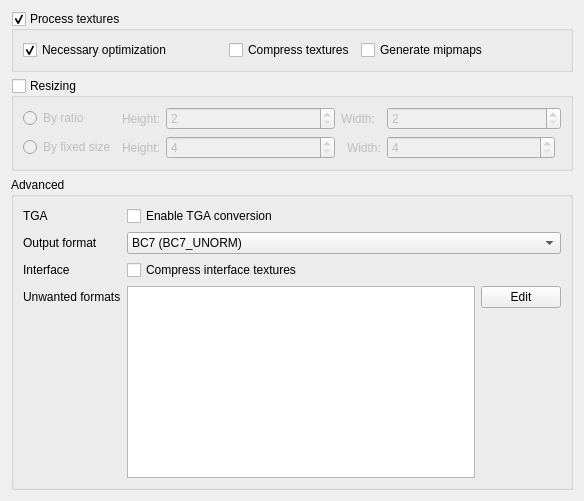
      <widget class="QWidget" name="texturesTab">
       <attribute name="title">
        <string>Textures</string>
       </attribute>
       <layout class="QVBoxLayout" name="verticalLayout_3">
        <item>
         <widget class="QGroupBox" name="texturesGroupBox">
          <property name="sizePolicy">
           <sizepolicy hsizetype="Expanding" vsizetype="Fixed">
            <horstretch>0</horstretch>
            <verstretch>0</verstretch>
           </sizepolicy>
          </property>
          <property name="title">
           <string>Process textures</string>
          </property>
          <property name="flat">
           <bool>true</bool>
          </property>
          <property name="checkable">
           <bool>true</bool>
          </property>
          <layout class="QHBoxLayout" name="horizontalLayout_2">
           <item>
            <widget class="QCheckBox" name="texturesNecessaryOptimizationCheckBox">
             <property name="sizePolicy">
              <sizepolicy hsizetype="Fixed" vsizetype="Fixed">
               <horstretch>0</horstretch>
               <verstretch>0</verstretch>
              </sizepolicy>
             </property>
             <property name="minimumSize">
              <size>
               <width>200</width>
               <height>0</height>
              </size>
             </property>
             <property name="cursor">
              <cursorShape>WhatsThisCursor</cursorShape>
             </property>
             <property name="toolTip">
              <string>&lt;html&gt;&lt;head/&gt;&lt;body&gt;&lt;p&gt;Converts any TGA files into DDS, as SSE cannot read these. Attempts to convert and fix any textures that would crash the game, as some older formats are incompatible with SSE.&lt;/p&gt;&lt;/body&gt;&lt;/html&gt;</string>
             </property>
             <property name="text">
              <string>Necessary optimization</string>
             </property>
             <property name="checked">
              <bool>true</bool>
             </property>
            </widget>
           </item>
           <item>
            <widget class="QCheckBox" name="texturesCompressCheckBox">
             <property name="cursor">
              <cursorShape>WhatsThisCursor</cursorShape>
             </property>
             <property name="toolTip">
              <string>&lt;html&gt;&lt;head/&gt;&lt;body&gt;&lt;p&gt;Compresses uncompressed textures to the configured output format. It is recommended for SSE and FO4, but may highly decrease quality for other games.&lt;/p&gt;&lt;/body&gt;&lt;/html&gt;</string>
             </property>
             <property name="text">
              <string>Compress textures</string>
             </property>
            </widget>
           </item>
           <item>
            <widget class="QCheckBox" name="texturesMipmapCheckBox">
             <property name="sizePolicy">
              <sizepolicy hsizetype="Fixed" vsizetype="Fixed">
               <horstretch>0</horstretch>
               <verstretch>0</verstretch>
              </sizepolicy>
             </property>
             <property name="minimumSize">
              <size>
               <width>200</width>
               <height>0</height>
              </size>
             </property>
             <property name="font">
              <font>
               <weight>50</weight>
               <bold>false</bold>
               <kerning>true</kerning>
              </font>
             </property>
             <property name="cursor">
              <cursorShape>WhatsThisCursor</cursorShape>
             </property>
             <property name="toolTip">
              <string>&lt;html&gt;&lt;head/&gt;&lt;body&gt;&lt;p&gt;Generates mipmaps for textures, improving the performance at the cost of higher disk and vram usage.&lt;/p&gt;&lt;/body&gt;&lt;/html&gt;</string>
             </property>
             <property name="text">
              <string>Generate mipmaps</string>
             </property>
             <property name="checked">
              <bool>false</bool>
             </property>
            </widget>
           </item>
          </layout>
         </widget>
        </item>
        <item>
         <widget class="QGroupBox" name="texturesResizingGroupBox">
          <property name="title">
           <string>Resizing</string>
          </property>
          <property name="checkable">
           <bool>true</bool>
          </property>
          <property name="checked">
           <bool>false</bool>
          </property>
          <layout class="QGridLayout" name="gridLayout">
           <item row="0" column="1">
            <widget class="QLabel" name="label_15">
             <property name="sizePolicy">
              <sizepolicy hsizetype="Maximum" vsizetype="Preferred">
               <horstretch>0</horstretch>
               <verstretch>0</verstretch>
              </sizepolicy>
             </property>
             <property name="text">
              <string>Height:</string>
             </property>
            </widget>
           </item>
           <item row="0" column="3" colspan="2">
            <widget class="QLabel" name="label_16">
             <property name="sizePolicy">
              <sizepolicy hsizetype="Maximum" vsizetype="Preferred">
               <horstretch>0</horstretch>
               <verstretch>0</verstretch>
              </sizepolicy>
             </property>
             <property name="text">
              <string>Width:</string>
             </property>
            </widget>
           </item>
           <item row="1" column="2">
            <widget class="QSpinBox" name="texturesResizingBySizeHeight">
             <property name="sizePolicy">
              <sizepolicy hsizetype="MinimumExpanding" vsizetype="Fixed">
               <horstretch>0</horstretch>
               <verstretch>0</verstretch>
              </sizepolicy>
             </property>
             <property name="minimum">
              <number>4</number>
             </property>
             <property name="maximum">
              <number>4096</number>
             </property>
            </widget>
           </item>
           <item row="1" column="5">
            <widget class="QSpinBox" name="texturesResizingBySizeWidth">
             <property name="sizePolicy">
              <sizepolicy hsizetype="MinimumExpanding" vsizetype="Fixed">
               <horstretch>0</horstretch>
               <verstretch>0</verstretch>
              </sizepolicy>
             </property>
             <property name="minimum">
              <number>4</number>
             </property>
             <property name="maximum">
              <number>4096</number>
             </property>
            </widget>
           </item>
           <item row="1" column="4">
            <widget class="QLabel" name="label_18">
             <property name="sizePolicy">
              <sizepolicy hsizetype="Maximum" vsizetype="Preferred">
               <horstretch>0</horstretch>
               <verstretch>0</verstretch>
              </sizepolicy>
             </property>
             <property name="text">
              <string>Width:</string>
             </property>
            </widget>
           </item>
           <item row="1" column="1">
            <widget class="QLabel" name="label_17">
             <property name="sizePolicy">
              <sizepolicy hsizetype="Maximum" vsizetype="Preferred">
               <horstretch>0</horstretch>
               <verstretch>0</verstretch>
              </sizepolicy>
             </property>
             <property name="text">
              <string>Height:</string>
             </property>
            </widget>
           </item>
           <item row="0" column="0">
            <widget class="QRadioButton" name="texturesResizingByRatioRadioButton">
             <property name="cursor">
              <cursorShape>WhatsThisCursor</cursorShape>
             </property>
             <property name="toolTip">
              <string>&lt;html&gt;&lt;head/&gt;&lt;body&gt;&lt;p&gt;Resizes textures, dividing the current width and height by the values given. Must result in texture dimensions expressed in powers of two, no less than 4x4. &lt;/p&gt;&lt;/body&gt;&lt;/html&gt;</string>
             </property>
             <property name="text">
              <string>By ratio</string>
             </property>
            </widget>
           </item>
           <item row="1" column="0">
            <widget class="QRadioButton" name="texturesResizingBySizeRadioButton">
             <property name="cursor">
              <cursorShape>WhatsThisCursor</cursorShape>
             </property>
             <property name="toolTip">
              <string>&lt;html&gt;&lt;head/&gt;&lt;body&gt;&lt;p&gt;Resizes texture dimensions to the given sizes. Must result in texture dimensions expressed in powers of two, no less than 4x4.&lt;/p&gt;&lt;/body&gt;&lt;/html&gt;</string>
             </property>
             <property name="text">
              <string>By fixed size</string>
             </property>
            </widget>
           </item>
           <item row="0" column="2">
            <widget class="QSpinBox" name="texturesResizingByRatioHeight">
             <property name="sizePolicy">
              <sizepolicy hsizetype="MinimumExpanding" vsizetype="Fixed">
               <horstretch>0</horstretch>
               <verstretch>0</verstretch>
              </sizepolicy>
             </property>
             <property name="minimum">
              <number>2</number>
             </property>
             <property name="maximum">
              <number>10</number>
             </property>
            </widget>
           </item>
           <item row="0" column="5" colspan="2">
            <widget class="QSpinBox" name="texturesResizingByRatioWidth">
             <property name="sizePolicy">
              <sizepolicy hsizetype="MinimumExpanding" vsizetype="Fixed">
               <horstretch>0</horstretch>
               <verstretch>0</verstretch>
              </sizepolicy>
             </property>
             <property name="minimum">
              <number>2</number>
             </property>
             <property name="maximum">
              <number>10</number>
             </property>
            </widget>
           </item>
          </layout>
         </widget>
        </item>
        <item>
         <widget class="QGroupBox" name="texturesAdvancedGroupBox">
          <property name="title">
           <string>Advanced</string>
          </property>
          <layout class="QGridLayout" name="gridLayout_3">
           <item row="2" column="0">
            <widget class="QLabel" name="label_13">
             <property name="cursor">
              <cursorShape>WhatsThisCursor</cursorShape>
             </property>
             <property name="toolTip">
              <string>&lt;html&gt;&lt;head/&gt;&lt;body&gt;&lt;p&gt;Some games do not support compressed interface textures.&lt;/p&gt;&lt;/body&gt;&lt;/html&gt;</string>
             </property>
             <property name="text">
              <string>Interface</string>
             </property>
            </widget>
           </item>
           <item row="0" column="1" colspan="2">
            <widget class="QCheckBox" name="texturesTgaConversionCheckBox">
             <property name="text">
              <string>Enable TGA conversion</string>
             </property>
            </widget>
           </item>
           <item row="1" column="0">
            <widget class="QLabel" name="label_12">
             <property name="cursor">
              <cursorShape>WhatsThisCursor</cursorShape>
             </property>
             <property name="toolTip">
              <string>&lt;html&gt;&lt;head/&gt;&lt;body&gt;&lt;p&gt;Output format for uncompressed textures, modified textures, and converted TGA files. BC7 should only be used for SSE or FO4.&lt;/p&gt;&lt;/body&gt;&lt;/html&gt;</string>
             </property>
             <property name="text">
              <string>Output format</string>
             </property>
            </widget>
           </item>
           <item row="0" column="0">
            <widget class="QLabel" name="label_14">
             <property name="cursor">
              <cursorShape>WhatsThisCursor</cursorShape>
             </property>
             <property name="toolTip">
              <string>&lt;html&gt;&lt;head/&gt;&lt;body&gt;&lt;p&gt;Will convert TGAs to a compatible DDS format if option is selected.&lt;/p&gt;&lt;/body&gt;&lt;/html&gt;</string>
             </property>
             <property name="text">
              <string>TGA</string>
             </property>
            </widget>
           </item>
           <item row="3" column="1" rowspan="2">
            <widget class="QListWidget" name="texturesUnwantedFormatsList"/>
           </item>
           <item row="1" column="1" colspan="2">
            <widget class="QComboBox" name="texturesOutputFormat">
             <item>
              <property name="text">
               <string>BC7 (BC7_UNORM)</string>
              </property>
             </item>
             <item>
              <property name="text">
               <string>BC3 (BC3_UNORM)</string>
              </property>
             </item>
             <item>
              <property name="text">
               <string>BC1 (BC1_UNORM)</string>
              </property>
             </item>
             <item>
              <property name="text">
               <string>Uncompressed (R8G8B8A8_UNORM)</string>
              </property>
             </item>
            </widget>
           </item>
           <item row="2" column="1" colspan="2">
            <widget class="QCheckBox" name="texturesCompressInterfaceCheckBox">
             <property name="text">
              <string>Compress interface textures</string>
             </property>
            </widget>
           </item>
           <item row="3" column="0">
            <widget class="QLabel" name="label_19">
             <property name="cursor">
              <cursorShape>WhatsThisCursor</cursorShape>
             </property>
             <property name="toolTip">
              <string>&lt;html&gt;&lt;head/&gt;&lt;body&gt;&lt;p&gt;Textures using these formats will be converted to a supported format.&lt;/p&gt;&lt;/body&gt;&lt;/html&gt;</string>
             </property>
             <property name="text">
              <string>Unwanted formats</string>
             </property>
            </widget>
           </item>
           <item row="3" column="2">
            <widget class="QPushButton" name="texturesUnwantedFormatsEditButton">
             <property name="text">
              <string>Edit</string>
             </property>
            </widget>
           </item>
          </layout>
         </widget>
        </item>
       </layout>
      </widget>
